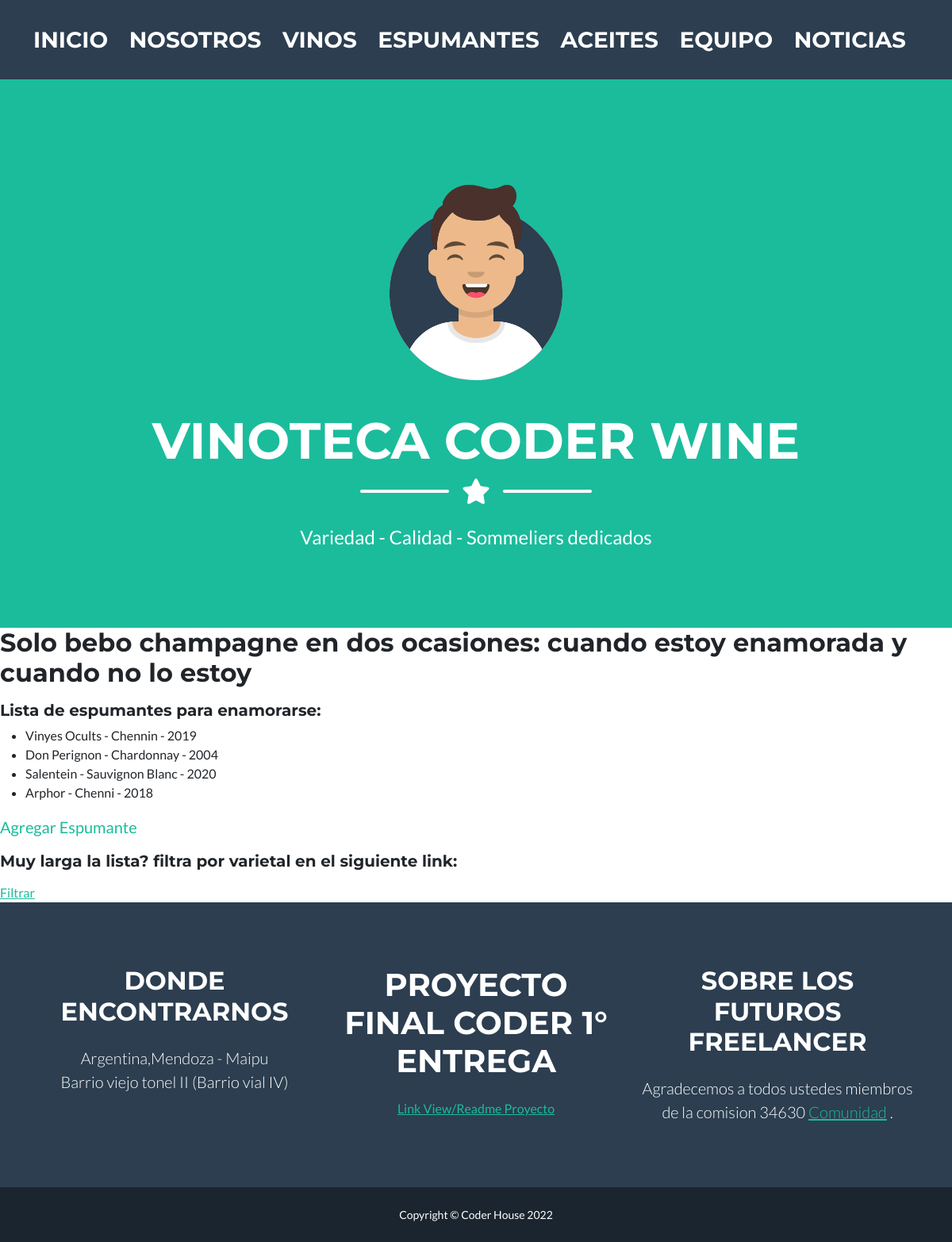
The app's page /app-coder/lista-espumantes/, older data.
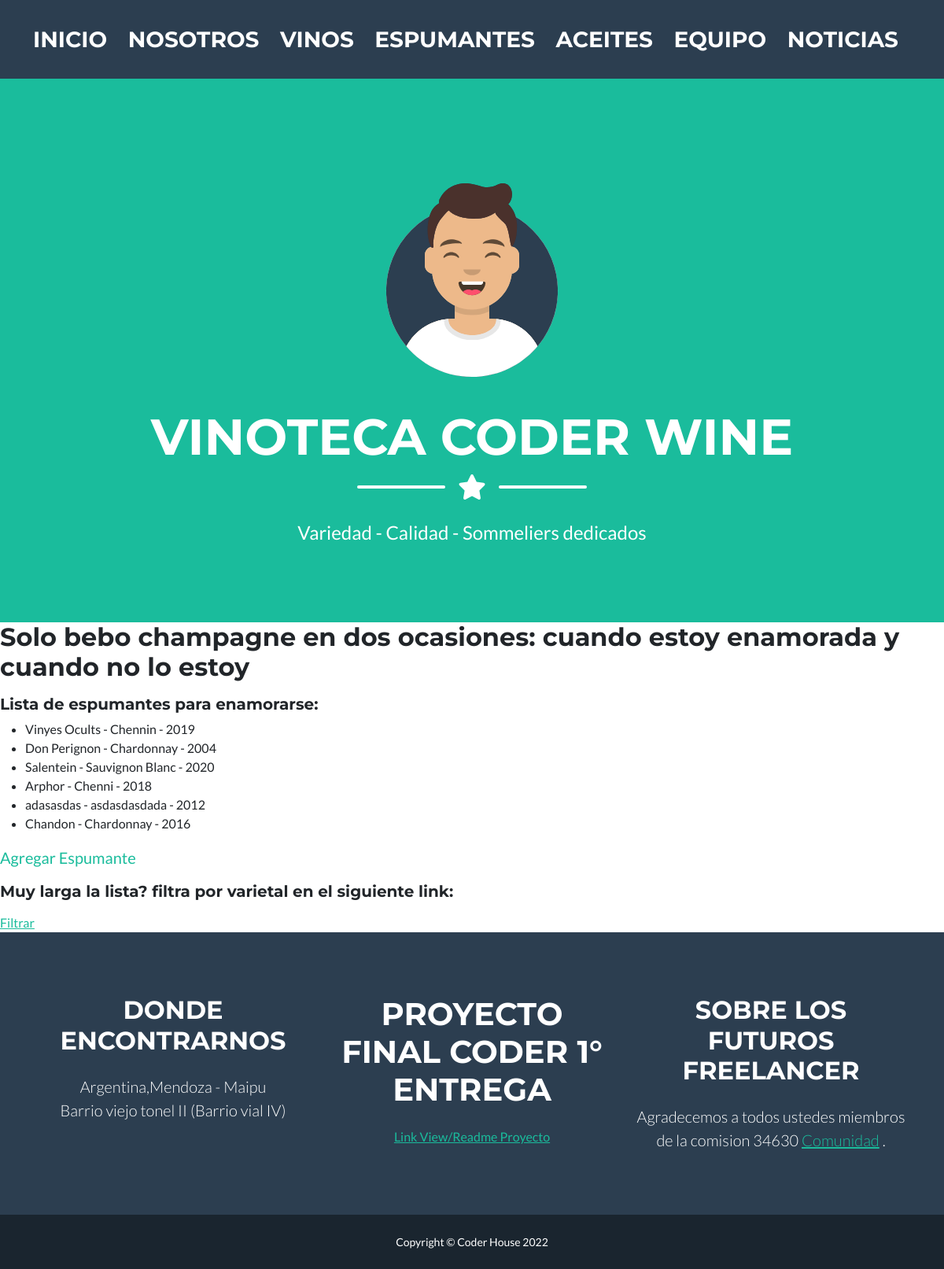
The same page, newer data.
### AppCoder/models.py (models this page shows, shortened)
class Espumante(models.Model):
    nombre = models.CharField(max_length=50)
    varietal = models.CharField(max_length=50)
    añada = models.IntegerField()

### AppCoder/views.py (the view)
# urls.py: path('lista-espumantes/', lista_espumante, name="Lista-Espumantes"),
def lista_espumante(request):
    lista1 = Espumante.objects.all()
    return render(request, "Lista_espumante.html", {"lista_espumante": lista1})

### AppCoder/templates/lista_espumante.html (shortened to what this page needs)
{% extends 'padre.html' %}
{% load static %}
{% block contenidoQueCambia %}
<h2>Solo bebo champagne en dos ocasiones:
cuando estoy enamorada y cuando no lo estoy</h2>
<h5>Lista de espumantes para enamorarse: </h5>
<ul>
    {% for espumante in lista_espumante  %}
        <li>{{espumante.nombre}} - {{espumante.varietal}} - {{espumante.añada}}</li>
    {% endfor %}
</ul>
<a class="navbar-brand" href="{% url 'Espumantes' %}">Agregar Espumante</a>
<h5> Muy larga la lista? filtra por varietal en el siguiente link:</h5>
<a href="{% url 'BusquedaAñada' %}">Filtrar</a>
{% endblock contenidoQueCambia %}

Row changes from the older to the newer data that the page shows:
added Espumante: nombre "adasasdas", varietal "asdasdasdada", añada "2012"
added Espumante: nombre "Chandon", varietal "Chardonnay", añada "2016"
